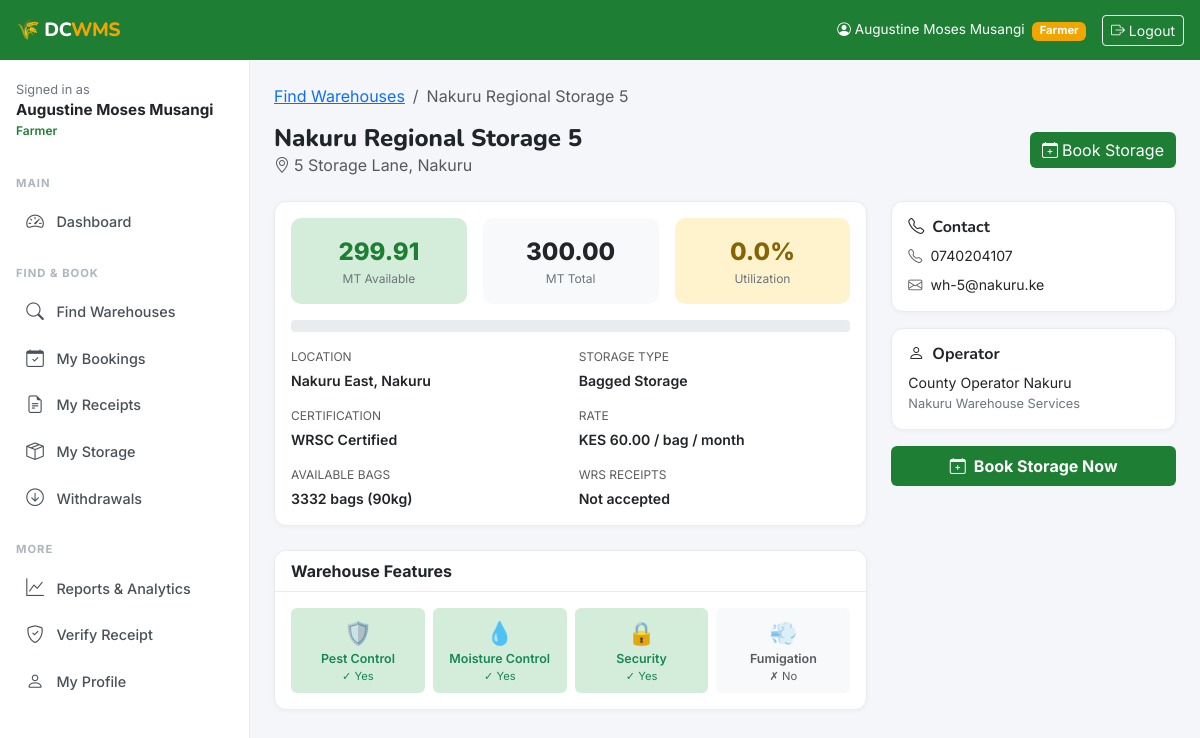
The page /warehouses/951/ (signed in) on the database its author committed.
### accounts/models.py (models this page shows, shortened)
class User(AbstractUser):
    ROLE_FARMER = 'farmer'
    ROLE_OPERATOR = 'operator'
    ROLE_ADMIN = 'admin'
    ROLE_CHOICES = [
        (ROLE_FARMER, 'Farmer'),
        (ROLE_OPERATOR, 'Warehouse Operator'),
        (ROLE_ADMIN, 'Admin'),
    ]
    role = models.CharField(max_length=20, choices=ROLE_CHOICES, default=ROLE_FARMER)
    phone_number = models.CharField(max_length=15, blank=True)
    national_id = models.CharField(max_length=20, blank=True, unique=True, null=True)
    county = models.CharField(max_length=100, blank=True)
    sub_county = models.CharField(max_length=100, blank=True)
    village = models.CharField(max_length=100, blank=True)
    profile_photo = models.ImageField(upload_to='profiles/', blank=True, null=True)
    is_verified = models.BooleanField(default=False)
    created_at = models.DateTimeField(auto_now_add=True)
    updated_at = models.DateTimeField(auto_now=True)
    class Meta:
        verbose_name = 'User'
        verbose_name_plural = 'Users'
    @property
    def is_farmer(self):
        return self.role == self.ROLE_FARMER
    @property
    def is_operator(self):
        return self.role == self.ROLE_OPERATOR
    @property
    def is_admin_user(self):
        return self.role == self.ROLE_ADMIN or self.is_superuser

class OperatorProfile(models.Model):
    user = models.OneToOneField(User, on_delete=models.CASCADE, related_name='operator_profile')
    company_name = models.CharField(max_length=200)
    business_license = models.CharField(max_length=100, blank=True)
    assigned_county = models.CharField(
        max_length=100, choices=COUNTY_CHOICES,
        help_text="County where this operator manages warehouses"
    )

### warehouses/models.py (models this page shows, shortened)
class Warehouse(models.Model):
    operator = models.ForeignKey(
        settings.AUTH_USER_MODEL,
        on_delete=models.CASCADE,
        related_name='warehouses',
        limit_choices_to={'role': 'operator'}
    )
    name = models.CharField(max_length=200)
    registration_number = models.CharField(max_length=50, unique=True, blank=True)
    county = models.CharField(max_length=100, choices=COUNTY_CHOICES)
    sub_county = models.CharField(max_length=100)
    village = models.CharField(max_length=100, blank=True)
    physical_address = models.TextField()
    latitude = models.DecimalField(max_digits=9, decimal_places=6, null=True, blank=True)
    longitude = models.DecimalField(max_digits=9, decimal_places=6, null=True, blank=True)
    total_capacity_mt = models.DecimalField(
        max_digits=10, decimal_places=2,
        validators=[MinValueValidator(0.01)],
        help_text="Total capacity in metric tonnes"
    )
    available_capacity_mt = models.DecimalField(
        max_digits=10, decimal_places=2,
        validators=[MinValueValidator(0)],
        help_text="Currently available capacity in metric tonnes"
    )
    storage_type = models.CharField(max_length=20, choices=STORAGE_TYPE_CHOICES, default='bagged')
    certification_status = models.CharField(max_length=20, choices=CERTIFICATION_CHOICES, default='wrsc')
    certification_expiry = models.DateField(null=True, blank=True)
    has_pest_control = models.BooleanField(default=True)
    has_moisture_control = models.BooleanField(default=False)
    has_security = models.BooleanField(default=True)
    has_fumigation = models.BooleanField(default=False)
    accepts_wrs = models.BooleanField(default=True, verbose_name="Accepts WRS Receipts")
    contact_phone = models.CharField(max_length=15)
    contact_email = models.EmailField(blank=True)
    storage_fee_per_bag_month = models.DecimalField(
        max_digits=8, decimal_places=2, default=50.00,
        help_text="KES per 90kg bag per month"
    )
    is_active = models.BooleanField(default=True)
    created_at = models.DateTimeField(auto_now_add=True)
    updated_at = models.DateTimeField(auto_now=True)
    class Meta:
        ordering = ['-created_at']
        verbose_name = 'Warehouse'
        verbose_name_plural = 'Warehouses'
    @property
    def utilization_percent(self):
        if self.total_capacity_mt > 0:
            used = self.total_capacity_mt - self.available_capacity_mt
            return round((used / self.total_capacity_mt) * 100, 1)
        return 0
    @property
    def available_bags(self):
        return int(self.available_capacity_mt * 1000 / 90)

### warehouses/views.py (the view)
# urls.py: path('<int:pk>/', views.warehouse_detail, name='detail'),
def warehouse_detail(request, pk):
    warehouse = get_object_or_404(Warehouse, pk=pk, is_active=True)
    return render(request, 'warehouses/detail.html', {'warehouse': warehouse})

### templates/warehouses/detail.html (shortened to what this page needs)
{% extends 'base.html' %}
{% block content %}
<div class="mb-4">
  <nav aria-label="breadcrumb"><ol class="breadcrumb">
    <li class="breadcrumb-item"><a href="{% url 'warehouses:finder' %}">Find Warehouses</a></li>
    <li class="breadcrumb-item active">{{ warehouse.name }}</li>
  </ol></nav>
  <div class="d-flex justify-content-between align-items-center flex-wrap gap-2">
    <div>
      <h4 class="mb-0" style="font-family:'Nunito',sans-serif;font-weight:800;">{{ warehouse.name }}</h4>
      <div class="text-muted"><i class="bi bi-geo-alt me-1"></i>{{ warehouse.physical_address }}</div>
    </div>
    <div class="d-flex gap-2">
      {% if user.is_authenticated and user.is_farmer %}
        <a href="{% url 'bookings:create' warehouse.pk %}" class="btn btn-green">
          <i class="bi bi-calendar-plus me-1"></i>Book Storage
        </a>
      {% endif %}
    </div>
  </div>
</div>
<div class="row g-4">
  <div class="col-md-8">
    <div class="card mb-4">
      <div class="card-body">
        <div class="row g-3 text-center mb-3">
          <div class="col-4">
            <div style="background:#d4edda;border-radius:10px;padding:1rem;">
              <div style="font-size:1.5rem;font-weight:800;color:#1e7e34;">{{ warehouse.available_capacity_mt }}</div>
              <div style="font-size:.75rem;color:#6c757d;">MT Available</div>
            </div>
          </div>
          <div class="col-4">
            <div style="background:#f8f9fa;border-radius:10px;padding:1rem;">
              <div style="font-size:1.5rem;font-weight:800;">{{ warehouse.total_capacity_mt }}</div>
              <div style="font-size:.75rem;color:#6c757d;">MT Total</div>
            </div>
          </div>
          <div class="col-4">
            <div style="background:#fff3cd;border-radius:10px;padding:1rem;">
              <div style="font-size:1.5rem;font-weight:800;color:#856404;">{{ warehouse.utilization_percent }}%</div>
              <div style="font-size:.75rem;color:#6c757d;">Utilization</div>
            </div>
          </div>
        </div>
        <div class="capacity-bar mb-3" style="height:12px;">
        </div>
        <div class="row g-3" style="font-size:.88rem;">
          <div class="col-6"><div class="text-muted mb-1" style="font-size:.75rem;">LOCATION</div><div class="fw-semibold">{{ warehouse.sub_county }}, {{ warehouse.county }}</div></div>
          <div class="col-6"><div class="text-muted mb-1" style="font-size:.75rem;">STORAGE TYPE</div><div class="fw-semibold">{{ warehouse.get_storage_type_display }}</div></div>
          <div class="col-6"><div class="text-muted mb-1" style="font-size:.75rem;">CERTIFICATION</div><div class="fw-semibold">{{ warehouse.get_certification_status_display }}</div></div>
          <div class="col-6"><div class="text-muted mb-1" style="font-size:.75rem;">RATE</div><div class="fw-semibold">KES {{ warehouse.storage_fee_per_bag_month }} / bag / month</div></div>
          <div class="col-6"><div class="text-muted mb-1" style="font-size:.75rem;">AVAILABLE BAGS</div><div class="fw-semibold">{{ warehouse.available_bags }} bags (90kg)</div></div>
          <div class="col-6"><div class="text-muted mb-1" style="font-size:.75rem;">WRS RECEIPTS</div><div class="fw-semibold">{% if warehouse.accepts_wrs %}<span class="text-success">✓ Accepted</span>{% else %}Not accepted{% endif %}</div></div>
        </div>
      </div>
    </div>
    <div class="card">
      <div class="card-header fw-bold">Warehouse Features</div>
      <div class="card-body">
        <div class="row g-2">
          <div class="col-6 col-md-3">
            <div class="text-center p-2 rounded {% if warehouse.has_pest_control %}text-success{% else %}text-muted{% endif %}" style="background:{% if warehouse.has_pest_control %}#d4edda{% else %}#f8f9fa{% endif %};">
              <div style="font-size:1.4rem;">🛡️</div>
              <div style="font-size:.78rem;font-weight:600;">Pest Control</div>
              <div style="font-size:.7rem;">{% if warehouse.has_pest_control %}✓ Yes{% else %}✗ No{% endif %}</div>
            </div>
          </div>
          <div class="col-6 col-md-3">
            <div class="text-center p-2 rounded {% if warehouse.has_moisture_control %}text-success{% else %}text-muted{% endif %}" style="background:{% if warehouse.has_moisture_control %}#d4edda{% else %}#f8f9fa{% endif %};">
              <div style="font-size:1.4rem;">💧</div>
              <div style="font-size:.78rem;font-weight:600;">Moisture Control</div>
              <div style="font-size:.7rem;">{% if warehouse.has_moisture_control %}✓ Yes{% else %}✗ No{% endif %}</div>
            </div>
          </div>
          <div class="col-6 col-md-3">
            <div class="text-center p-2 rounded {% if warehouse.has_security %}text-success{% else %}text-muted{% endif %}" style="background:{% if warehouse.has_security %}#d4edda{% else %}#f8f9fa{% endif %};">
              <div style="font-size:1.4rem;">🔒</div>
              <div style="font-size:.78rem;font-weight:600;">Security</div>
              <div style="font-size:.7rem;">{% if warehouse.has_security %}✓ Yes{% else %}✗ No{% endif %}</div>
            </div>
          </div>
          <div class="col-6 col-md-3">
            <div class="text-center p-2 rounded {% if warehouse.has_fumigation %}text-success{% else %}text-muted{% endif %}" style="background:{% if warehouse.has_fumigation %}#d4edda{% else %}#f8f9fa{% endif %};">
              <div style="font-size:1.4rem;">💨</div>
              <div style="font-size:.78rem;font-weight:600;">Fumigation</div>
              <div style="font-size:.7rem;">{% if warehouse.has_fumigation %}✓ Yes{% else %}✗ No{% endif %}</div>
            </div>
          </div>
        </div>
      </div>
    </div>
  </div>
  <div class="col-md-4">
    <div class="card mb-3">
      <div class="card-body">
        <h6 class="fw-bold"><i class="bi bi-telephone me-2"></i>Contact</h6>
        <div style="font-size:.88rem;">
          <div class="mb-2"><i class="bi bi-telephone me-2 text-muted"></i>{{ warehouse.contact_phone }}</div>
          {% if warehouse.contact_email %}<div><i class="bi bi-envelope me-2 text-muted"></i>{{ warehouse.contact_email }}</div>{% endif %}
        </div>
      </div>
    </div>
    <div class="card mb-3">
      <div class="card-body">
        <h6 class="fw-bold"><i class="bi bi-person me-2"></i>Operator</h6>
        <div style="font-size:.88rem;">{{ warehouse.operator.get_full_name }}</div>
        {% if warehouse.operator.operator_profile.company_name %}
        <div style="font-size:.8rem;color:#6c757d;">{{ warehouse.operator.operator_profile.company_name }}</div>
        {% endif %}
      </div>
    </div>
    {% if user.is_authenticated and user.is_farmer and warehouse.available_capacity_mt > 0 %}
    <a href="{% url 'bookings:create' warehouse.pk %}" class="btn btn-green w-100 py-2" style="font-weight:700;">
      <i class="bi bi-calendar-plus me-2"></i>Book Storage Now
    </a>
    {% endif %}
  </div>
</div>
{% endblock %}

### templates/base.html (shortened to what this page needs)
<!DOCTYPE html>
<html lang="en">
<head>
  <link href="https://cdn.jsdelivr.net/npm/bootstrap@5.3.0/dist/css/bootstrap.min.css" rel="stylesheet">
  <link href="https://cdn.jsdelivr.net/npm/bootstrap-icons@1.11.0/font/bootstrap-icons.css" rel="stylesheet">
</head>
<body>
<div class="topbar">
  <a href="{% url 'dashboard:home' %}" class="brand">🌾 DC<span>WMS</span></a>
  <div class="topbar-right">
    {% if user.is_authenticated %}
      <span class="d-none d-md-inline" style="font-size:.85rem;">
        <i class="bi bi-person-circle me-1"></i>{{ user.get_full_name|default:user.username }}
        <span class="badge ms-1" style="background:var(--amber);font-size:.7rem;">{{ user.get_role_display }}</span>
      </span>
      <a href="{% url 'accounts:logout' %}" class="btn btn-sm btn-outline-light">
        <i class="bi bi-box-arrow-right"></i> <span class="d-none d-md-inline">Logout</span>
      </a>
    {% else %}
      <a href="{% url 'accounts:login' %}" class="btn btn-sm btn-outline-light">Login</a>
    {% endif %}
  </div>
</div>
{% if user.is_authenticated %}
<nav class="sidebar" id="sidebar">
  <div class="p-3 mt-1">
    <div style="font-size:.8rem;color:#6c757d;">Signed in as</div>
    <div style="font-weight:700;font-size:.95rem;">{{ user.get_full_name|default:user.username }}</div>
    <div style="font-size:.75rem;color:var(--green-primary);font-weight:600;">{{ user.get_role_display }}</div>
  </div>
  <div class="nav-label">Main</div>
  <a href="{% url 'dashboard:home' %}" class="nav-link {% if request.resolver_match.namespace == 'dashboard' %}active{% endif %}">
    <i class="bi bi-speedometer2"></i> Dashboard
  </a>
  {% if user.is_farmer or user.is_admin_user %}
  <div class="nav-label">Find & Book</div>
  <a href="{% url 'warehouses:finder' %}" class="nav-link {% if request.resolver_match.namespace == 'warehouses' and 'finder' in request.path %}active{% endif %}">
    <i class="bi bi-search"></i> Find Warehouses
  </a>
  <a href="{% url 'bookings:list' %}" class="nav-link {% if request.resolver_match.namespace == 'bookings' %}active{% endif %}">
    <i class="bi bi-calendar-check"></i> My Bookings
  </a>
  <a href="{% url 'receipts:list' %}" class="nav-link {% if request.resolver_match.namespace == 'receipts' %}active{% endif %}">
    <i class="bi bi-file-earmark-text"></i> My Receipts
  </a>
  <a href="{% url 'inventory:list' %}" class="nav-link {% if request.resolver_match.namespace == 'inventory' %}active{% endif %}">
    <i class="bi bi-box-seam"></i> My Storage
  </a>
  <a href="{% url 'withdrawals:list' %}" class="nav-link {% if request.resolver_match.namespace == 'withdrawals' %}active{% endif %}">
    <i class="bi bi-arrow-down-circle"></i> Withdrawals
  </a>
  {% endif %}
  <div class="nav-label">More</div>
  <a href="{% url 'reports:home' %}" class="nav-link {% if request.resolver_match.namespace == 'reports' %}active{% endif %}">
    <i class="bi bi-graph-up"></i> Reports & Analytics
  </a>
  <a href="{% url 'receipts:verify' %}" class="nav-link">
    <i class="bi bi-shield-check"></i> Verify Receipt
  </a>
  <a href="{% url 'accounts:profile' %}" class="nav-link">
    <i class="bi bi-person"></i> My Profile
  </a>
</nav>
{% endif %}
<main class="main-content {% if not user.is_authenticated %}ms-0{% endif %}">
  {% block content %}{% endblock %}
</main>
</body>
</html>

### rows shown on the page
User: get_full_name "Augustine Moses Musangi", role "Farmer"
Warehouse: name "Nakuru Regional Storage 5", physical_address "5 Storage Lane, Nakuru", available_capacity_mt "299.91", total_capacity_mt "300.00", utilization_percent "0.0", sub_county "Nakuru East", county "Nakuru", storage_type "Bagged Storage", certification_status "WRSC Certified", storage_fee_per_bag_month "60.00", available_bags "3332", contact_phone "0740204107", contact_email "wh-5@nakuru.ke", operator.get_full_name "County Operator Nakuru", operator.operator_profile.company_name "Nakuru Warehouse Services"
